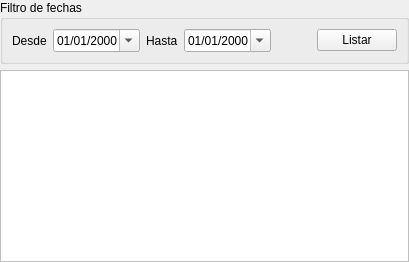
            <widget class="QWidget" name="tab">
             <attribute name="title">
              <string>Por Día</string>
             </attribute>
             <layout class="QVBoxLayout" name="verticalLayout">
              <property name="margin">
               <number>0</number>
              </property>
              <item>
               <widget class="QGroupBox" name="groupBox">
                <property name="title">
                 <string>Filtro de fechas</string>
                </property>
                <layout class="QHBoxLayout" name="horizontalLayout_3">
                 <item>
                  <layout class="QHBoxLayout" name="horizontalLayout">
                   <item>
                    <widget class="QLabel" name="label_2">
                     <property name="text">
                      <string>Desde</string>
                     </property>
                    </widget>
                   </item>
                   <item>
                    <widget class="QDateEdit" name="deDesde">
                     <property name="displayFormat">
                      <string>dd/MM/yyyy</string>
                     </property>
                     <property name="calendarPopup">
                      <bool>true</bool>
                     </property>
                    </widget>
                   </item>
                  </layout>
                 </item>
                 <item>
                  <layout class="QHBoxLayout" name="horizontalLayout_2">
                   <item>
                    <widget class="QLabel" name="label_3">
                     <property name="text">
                      <string>Hasta</string>
                     </property>
                    </widget>
                   </item>
                   <item>
                    <widget class="QDateEdit" name="deHasta">
                     <property name="displayFormat">
                      <string>dd/MM/yyyy</string>
                     </property>
                     <property name="calendarPopup">
                      <bool>true</bool>
                     </property>
                    </widget>
                   </item>
                   <item>
                    <spacer name="horizontalSpacer_7">
                     <property name="orientation">
                      <enum>Qt::Horizontal</enum>
                     </property>
                     <property name="sizeHint" stdset="0">
                      <size>
                       <width>40</width>
                       <height>20</height>
                      </size>
                     </property>
                    </spacer>
                   </item>
                   <item>
                    <widget class="QPushButton" name="btListarPorDia">
                     <property name="text">
                      <string>Listar</string>
                     </property>
                    </widget>
                   </item>
                  </layout>
                 </item>
                </layout>
               </widget>
              </item>
              <item>
               <widget class="QTableWidget" name="twDia">
                <property name="font">
                 <font>
                  <family>Ubuntu,Helvetica,sans-serif</family>
                 </font>
                </property>
                <property name="styleSheet">
                 <string notr="true">QHeaderView::section {
border-radius: 3px;
padding: 2px 4px 2px 4px;

/* Fuente */
color: #3A3939;
text-align: left;
font-family: Ubuntu, Helvetica, sans-serif;

background-color:rgb(244, 244, 244);
/*qlineargradient(spread:reflect, x1:1, y1:1, x2:1, y2:0, stop:0 rgba(240, 240, 240, 255), stop:0.509174 rgba(250, 250, 250, 255), stop:0.963303 rgba(255, 255, 255, 255));*/
/* Bordes */
border-bottom: 1px solid #E3E3E3;
border-top: 1px solid #FFFFFF;
padding:6px;
border-top-left-radius: 0px;

}

QTableWidget{
font-family: Ubuntu, Helvetica, sans-serif;
/*font-size: 12px;*/
text-align: left;

border: 1px solid #BFBFBF;

}</string>
                </property>
                <property name="frameShape">
                 <enum>QFrame::Box</enum>
                </property>
                <property name="lineWidth">
                 <number>0</number>
                </property>
                <property name="editTriggers">
                 <set>QAbstractItemView::AnyKeyPressed</set>
                </property>
                <property name="alternatingRowColors">
                 <bool>true</bool>
                </property>
                <property name="selectionMode">
                 <enum>QAbstractItemView::SingleSelection</enum>
                </property>
                <property name="selectionBehavior">
                 <enum>QAbstractItemView::SelectRows</enum>
                </property>
                <property name="textElideMode">
                 <enum>Qt::ElideLeft</enum>
                </property>
                <property name="verticalScrollMode">
                 <enum>QAbstractItemView::ScrollPerItem</enum>
                </property>
                <property name="horizontalScrollMode">
                 <enum>QAbstractItemView::ScrollPerItem</enum>
                </property>
                <property name="showGrid">
                 <bool>true</bool>
                </property>
                <property name="gridStyle">
                 <enum>Qt::NoPen</enum>
                </property>
                <property name="sortingEnabled">
                 <bool>true</bool>
                </property>
                <property name="wordWrap">
                 <bool>true</bool>
                </property>
                <property name="cornerButtonEnabled">
                 <bool>false</bool>
                </property>
                <attribute name="horizontalHeaderVisible">
                 <bool>false</bool>
                </attribute>
                <attribute name="horizontalHeaderHighlightSections">
                 <bool>true</bool>
                </attribute>
                <attribute name="horizontalHeaderShowSortIndicator" stdset="0">
                 <bool>true</bool>
                </attribute>
                <attribute name="horizontalHeaderStretchLastSection">
                 <bool>true</bool>
                </attribute>
                <attribute name="verticalHeaderVisible">
                 <bool>false</bool>
                </attribute>
                <attribute name="verticalHeaderCascadingSectionResizes">
                 <bool>true</bool>
                </attribute>
                <attribute name="verticalHeaderDefaultSectionSize">
                 <number>24</number>
                </attribute>
                <attribute name="verticalHeaderHighlightSections">
                 <bool>false</bool>
                </attribute>
                <attribute name="verticalHeaderShowSortIndicator" stdset="0">
                 <bool>false</bool>
                </attribute>
                <attribute name="verticalHeaderStretchLastSection">
                 <bool>false</bool>
                </attribute>
               </widget>
              </item>
             </layout>
            </widget>
